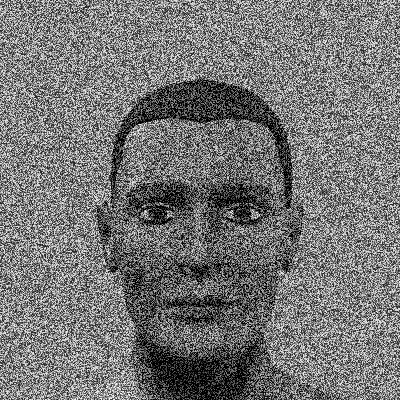
#> input picture z29_cv2_Computational_Photography/MH.jpg, 400 x 400 px
$ jupyter execute 'Image Denoising.ipynb'
#> lines starting #> are read from the running program, lines starting #| are printed output that depends on the picture
[cell 1]
import numpy as np
import cv2 as cv
from matplotlib import pyplot as plt
img = cv.imread('MH.jpg')
#> img is the input picture: shape (400, 400, 3); min 0, max 255, mean 117.4
dst = cv.fastNlMeansDenoisingColored(img,None,30,20,7,21)
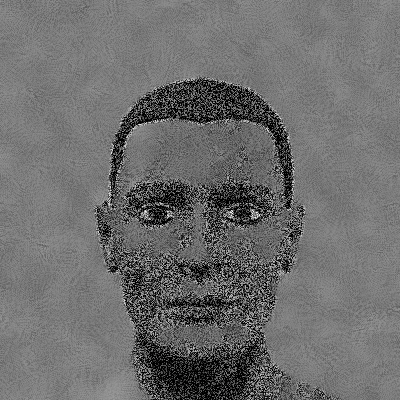
#> dst: shape (400, 400, 3); mean B, G, R 109.4, 109.4, 109.4
plt.subplot(121),plt.imshow(img)
plt.subplot(122),plt.imshow(dst)
plt.show()
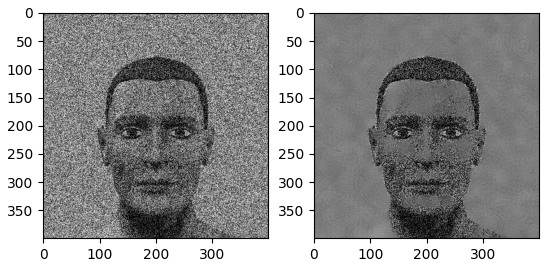
#> figure drawn by matplotlib, 2 panels; B, G, R data is drawn as R, G, B
